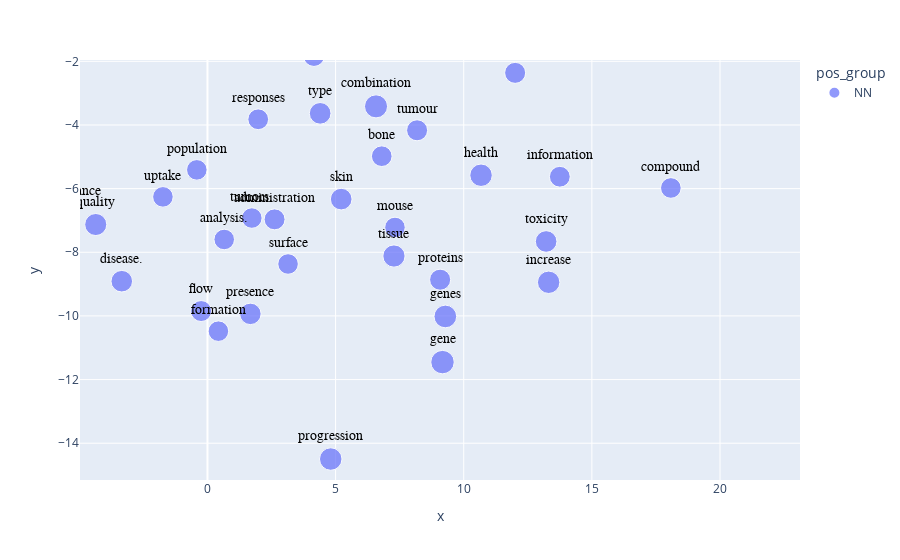

The notebook cell this image was saved under:
### Code cell
px.scatter(year2020[year2020['pos_group'] == "NN"].reset_index(), 'x', 'y', 
           text='term_str', 
           color='pos_group', 
           hover_name='term_str',          
           size='size',
           height=1000).update_traces(
                mode='markers+text', 
                textfont=dict(color='black', size=14, family='Arial'),
                textposition='top center')

### Figure 1 — Plotly figure (JSON) as saved in the notebook; plotly's stock layout.template omitted (floating-point values rounded to 4 significant figures; data arrays with more than 128 entries replaced by an {"elided": "..."} marker saying what was removed)
{"data": [{"hovertemplate": "<b>%{hovertext}</b><br><br>pos_group=NN<br>x=%{x}<br>y=%{y}<br>size=%{marker.size}<br>term_str=%{text}<extra></extra>", "hovertext": {"elided": "232 str values"}, "legendgroup": "NN", "marker": {"color": "#636efa", "size": {"elided": "232 float values"}, "sizemode": "area", "sizeref": 0.01868, "symbol": "circle"}, "mode": "markers+text", "name": "NN", "orientation": "v", "showlegend": true, "text": {"elided": "232 str values"}, "textfont": {"color": "black", "family": "Arial", "size": 14}, "textposition": "top center", "type": "scatter", "x": {"elided": "232 float values"}, "xaxis": "x", "y": {"elided": "232 float values"}, "yaxis": "y"}], "layout": {"autosize": true, "legend": {"itemsizing": "constant", "title": {"text": "pos_group"}, "tracegroupgap": 0}, "margin": {"t": 60}, "xaxis": {"anchor": "y", "autorange": false, "domain": [0, 1], "range": [-4.974, 23.12], "title": {"text": "x"}, "type": "linear"}, "yaxis": {"anchor": "x", "autorange": false, "domain": [0, 1], "range": [-15.16, -1.958], "title": {"text": "y"}, "type": "linear"}}}
